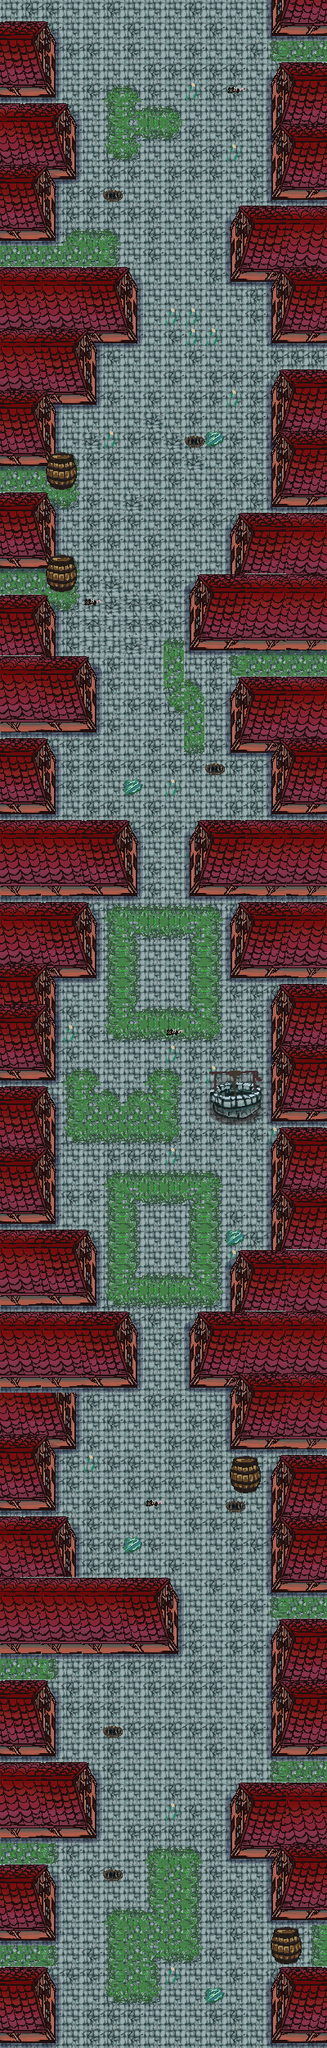

Tiled map render using the project's own tile images. Description and the map definition, with tile-layer contents summarised, below:
An orthogonal 16x100 tile map with 25x25 px tiles, 3 tile layers (Bottom, Middle, Top) and 18 objects (9x person, 4x fire person, 3x child, end, spawn).

<map version="1.0" tiledversion="1.0.2" orientation="orthogonal" renderorder="right-down" width="16" height="100" tilewidth="25" tileheight="25" nextobjectid="37">
 <tileset firstgid="1" name="Tileset" tilewidth="25" tileheight="25" tilecount="126" columns="9">
  <image source="tiles/tileset_town.png" trans="000000" width="225" height="350" />
 </tileset>
 <layer name="Bottom" width="16" height="100">
  <data>[1600 cells, 1600 non-empty, 25 distinct tile ids]</data>
 </layer>
 <objectgroup name="Objects">
  <object id="9" name="Final" type="end" x="33.5" y="-0.5" width="309.5" height="42" />
  <object id="11" name="Niño" type="child" x="113.333" y="2376.67" />
  <object id="12" name="Persona" type="person" x="238" y="2204" />
  <object id="14" name="Persona" type="person" x="154.667" y="2088.67" />
  <object id="16" name="Fire person" type="fire person" x="297.333" y="1892.67" />
  <object id="18" name="Persona" type="person" x="150" y="1822.67" />
  <object id="19" name="Persona" type="person" x="231.333" y="1738.67" />
  <object id="20" name="Niño" type="child" x="195.333" y="1355.33" />
  <object id="23" name="Fire person" type="fire person" x="129.333" y="945.333" />
  <object id="24" name="Fire person" type="fire person" x="115.333" y="729.333" />
  <object id="25" name="Persona" type="person" x="145.333" y="666.667" />
  <object id="28" name="Persona" type="person" x="242" y="260" />
  <object id="29" name="Persona" type="person" x="112" y="104" />
  <object id="31" name="Persona" type="person" x="157.333" y="1893.33" />
  <object id="32" name="Persona" type="person" x="270" y="396.667" />
  <object id="33" name="Fire person" type="fire person" x="127.333" y="284.667" />
  <object id="35" name="Niño" type="child" x="208.667" y="312" />
  <object id="36" name="Spawn" type="spawn" x="206" y="2423" />
 </objectgroup>
 <layer name="Middle" width="16" height="100">
  <data>[1600 cells, 791 non-empty, 23 distinct tile ids]</data>
 </layer>
 <layer name="Top" width="16" height="100">
  <data>[1600 cells, 92 non-empty, 12 distinct tile ids]</data>
 </layer>
</map>